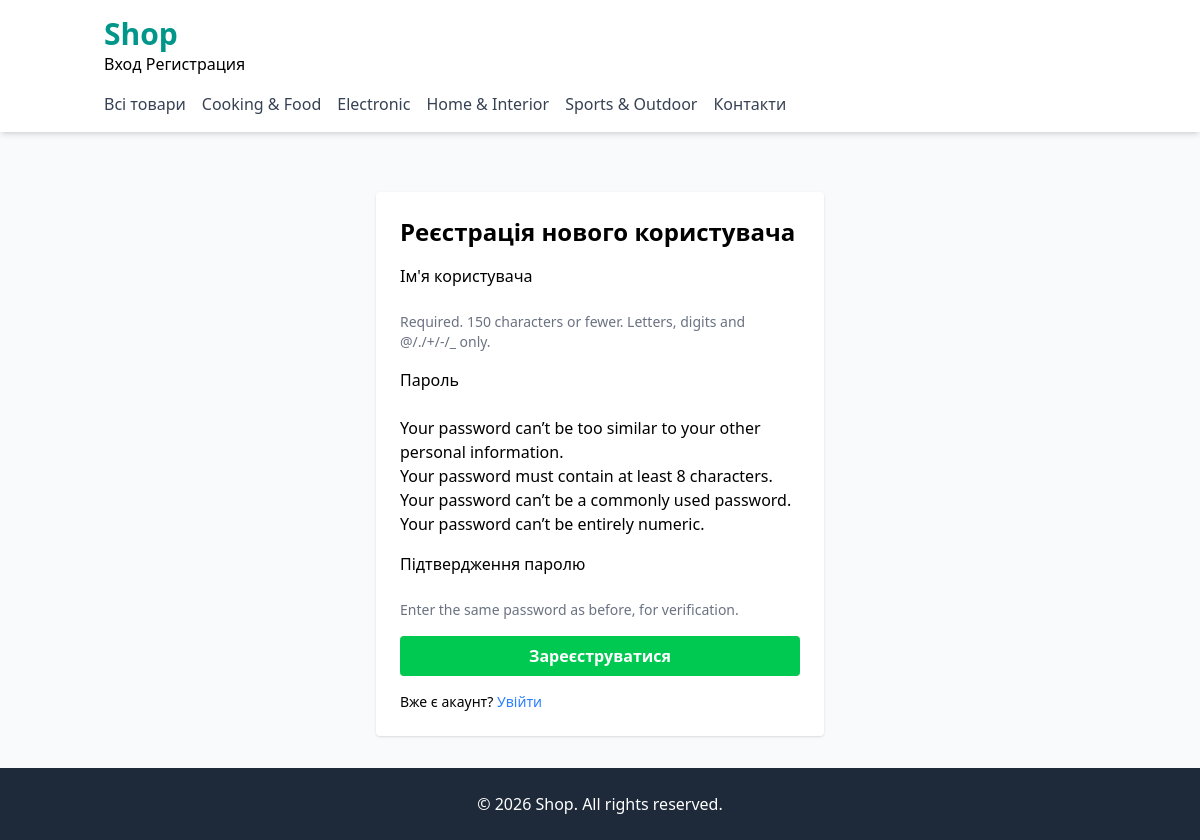
Screenshot of /register/ with the database file from the repository.
### apps/main/models.py (models this page shows, shortened)
class Category(models.Model):
    name = models.CharField(max_length=100, db_index=True, verbose_name="Назва категорії")
    slug = models.SlugField(max_length=100, unique=True, verbose_name="Слаг")
    description = models.TextField(blank=True, verbose_name="Опис")
    image = models.ImageField(upload_to="categories/", blank=True, verbose_name="Зображення")
    is_active = models.BooleanField(default=True)
    class Meta:
        ordering = ["name"]
        verbose_name = "Категорія"
        verbose_name_plural = "Категорії"
    def get_absolute_url(self):
        return reverse("main:product_list_by_category", args=[self.slug])

### apps/accounts/views.py (the view)
# urls.py: path('register/', register_view, name='register'),
def register_view(request):
    if request.user.is_authenticated:
        return redirect('main:product_list')
    form = UserCreationForm(request.POST or None)
    if request.method == 'POST':
        if form.is_valid():
            user = form.save()
            login(request, user)
            return redirect('main:product_list')
    categories = Category.objects.all()
    return render(request, 'accounts/register.html', {
        'form': form,
        'categories': categories,
    })

### apps/accounts/views.py (called while the page is built)
    def __call__(self, request):
        if request.path.startswith('/admin/'):
            if not request.user.is_authenticated or not request.user.is_staff:
                return redirect('main:product_list')
        return self.get_response(request)

### apps/accounts/templates/accounts/register.html (shortened to what this page needs)
{% extends "base.html" %}
{% load static %}
{% block content %}
<div class="max-w-md mx-auto mt-16 p-6 bg-white rounded shadow">
  <h1 class="text-2xl font-bold mb-4">Реєстрація нового користувача</h1>
  <form method="post">
    <div class="mb-4">
      <label for="id_username" class="block font-medium">Ім'я користувача</label>
      {{ form.username }}
      {% if form.username.help_text %}
        <p class="text-gray-500 text-sm">{{ form.username.help_text }}</p>
      {% endif %}
    </div>
    <div class="mb-4">
      <label for="id_password1" class="block font-medium">Пароль</label>
      {{ form.password1 }}
      {% if form.password1.help_text %}
        <p class="text-gray-500 text-sm">{{ form.password1.help_text }}</p>
      {% endif %}
    </div>
    <div class="mb-4">
      <label for="id_password2" class="block font-medium">Підтвердження паролю</label>
      {{ form.password2 }}
      {% if form.password2.help_text %}
        <p class="text-gray-500 text-sm">{{ form.password2.help_text }}</p>
      {% endif %}
    </div>
    <button type="submit" class="w-full bg-green-500 hover:bg-green-600 text-white font-bold py-2 px-4 rounded">
      Зареєструватися
    </button>
  </form>
  <p class="mt-4 text-sm">
    Вже є акаунт? <a href="{% url 'accounts:login' %}" class="text-blue-500 hover:underline">Увійти</a>
  </p>
</div>
{% endblock %}

### apps/main/templates/base.html (shortened to what this page needs)
{% load static %}
<!DOCTYPE html>
<html lang="uk">
<link href="https://cdnjs.cloudflare.com/ajax/libs/font-awesome/6.5.1/css/all.min.css" rel="stylesheet">
<head>
    <script src="https://cdn.jsdelivr.net/npm/@tailwindcss/browser@4"></script>
    <link rel="stylesheet" href="{% static 'css/style.css' %}">
</head>
<body class="bg-gray-50 min-h-screen flex flex-col">
<div class="flex flex-col min-h-screen">
<header class="bg-white shadow-md fixed top-0 left-0 right-0 z-50">
    <div class="container mx-auto px-4 py-4">
        <div class="flex items-center justify-between">
            <h1 class="text-3xl font-bold text-teal-600">
                <a href="{% url 'main:product_list' %}">Shop</a>
            </h1>
        </div>
        <div class="auth-buttons">
            {% if user.is_authenticated %}
                {% if user.is_staff %}
                <a href="{% url 'admin:index' %}">Админка</a>
                {% endif %}
                <a href="{% url 'accounts:profile' %}">Профиль</a>
                <a href="{% url 'accounts:logout' %}">Выйти</a>
            {% else %}
                <a href="{% url 'accounts:login' %}">Вход</a>
                <a href="{% url 'accounts:register' %}">Регистрация</a>
            {% endif %}
        </div>
        <nav class="mt-4">
            <ul class="flex flex-wrap gap-4">
                <li>
                    <a href="{% url 'main:product_list' %}"
                    class="text-gray-700 hover:text-teal-600 font-medium transition-colors">
                        Всі товари
                    </a>
                </li>
                {% for cat in categories %}
                    <li>
                        <a href="{{ cat.get_absolute_url }}"
                        class="text-gray-700 hover:text-teal-600 font-medium transition-colors">
                            {{ cat.name }}
                        </a>
                    </li>
                {% endfor %}
                <li>
                    <a href="{% url 'contact:contact' %}"
                    class="text-gray-700 hover:text-blue-600 font-medium transition-colors">
                        Контакти
                    </a>
                </li>
            </ul>
        </nav>
    </div>
</header>
<main class="flex-1 container mx-auto px-4 py-8 pt-32">
    {% block content %}{% endblock %}
</main>
<footer class="bg-gray-800 text-white py-6 mt-auto">
    <div class="container mx-auto px-4 text-center">
        &copy; 2026 Shop. All rights reserved.
    </div>
</footer>
</div>
</body>
</html>

### rows the page displays
Category: name "Cooking & Food"
Category: name "Electronic"
Category: name "Home & Interior"
Category: name "Sports & Outdoor"
